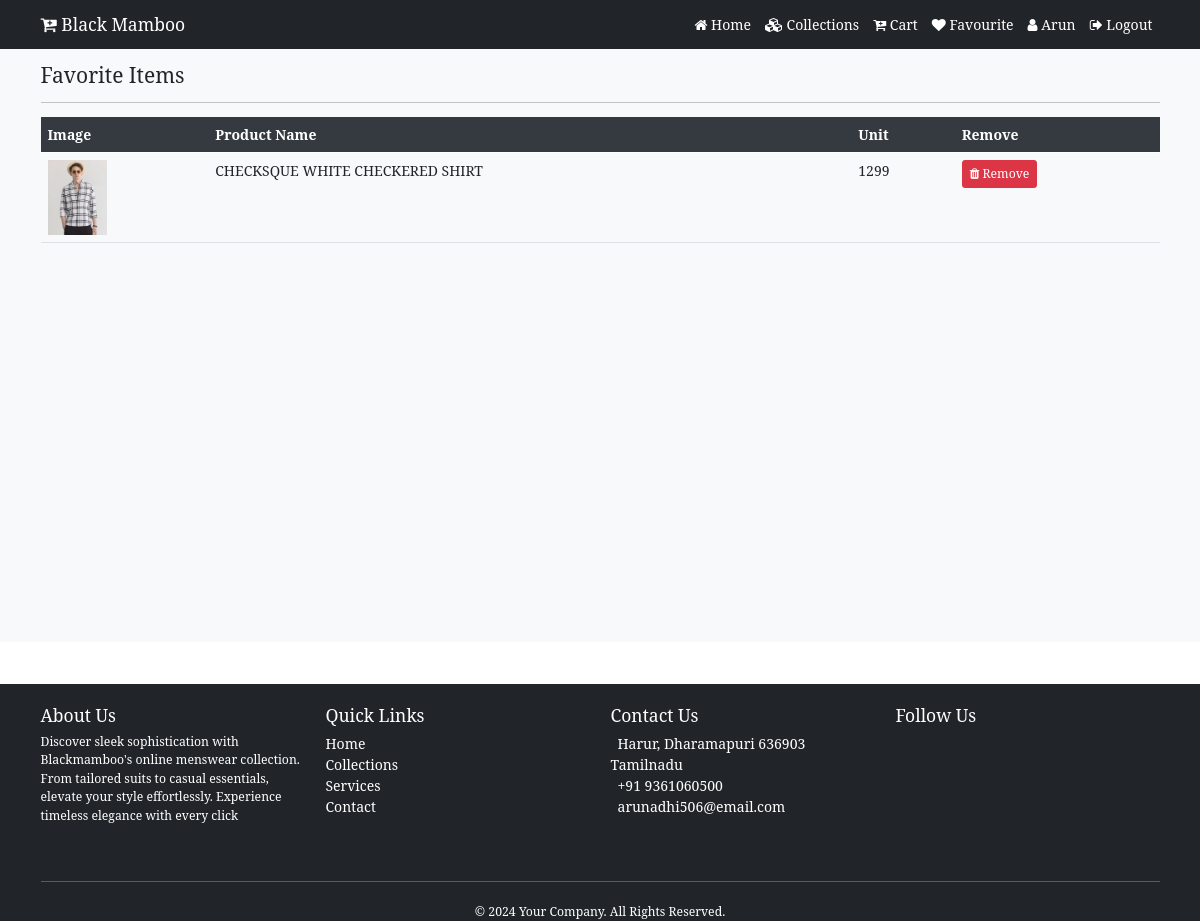
/favviewpage (signed in), run on the app's committed database.
### my_application/models.py (models this page shows, shortened)
class Favourite(models.Model):
	user=models.ForeignKey(User,on_delete=models.CASCADE)
	product=models.ForeignKey(Products,on_delete=models.CASCADE)
	created_at=models.DateTimeField(auto_now_add=True)

class Products(models.Model):
  category=models.ForeignKey(Catagory,on_delete=models.CASCADE)
  name=models.CharField(max_length=150,null=False,blank=False)
  vendor=models.CharField(max_length=150,null=False,blank=False)
  product_image=models.ImageField(upload_to=getFileName,null=True,blank=True)
  quantity=models.IntegerField(null=False,blank=False)
  original_price=models.FloatField(null=False,blank=False)
  selling_price=models.FloatField(null=False,blank=False)
  description=models.TextField(max_length=500,null=False,blank=False)
  status=models.BooleanField(default=False,help_text="0-show,1-Hidden")
  trending=models.BooleanField(default=False,help_text="0-default,1-Trending")
  created_at=models.DateTimeField(auto_now_add=True)

### my_application/views.py (the view)
# urls.py: path('favviewpage',views.favviewpage,name="favviewpage"),
def favviewpage(request):
  if request.user.is_authenticated:
    fav=Favourite.objects.filter(user=request.user)
    return render(request,"shop/fav.html",{"fav":fav})
  else:
    return redirect("/")

### templates/shop/fav.html (shortened to what this page needs)
{% extends 'shop/laylot/main.html' %}
{% block content %}
  <section class="bg-light py-4 my-5" style="min-height:600px;">
    <div class="container">
      <div class="row">
        <div class="col-12">
          <h4 class="mb-3">Favorite Items</h4>
          <hr style="border-color:#b8bfc2;">
        </div>
        {% if fav %}
        <div class="table-responsive">
          <table class="table table-hover">
            <thead class="thead-dark">
              <tr>
                <th scope="col">Image</th>
                <th scope="col">Product Name</th>
                <th scope="col">Unit</th>
                <th scope="col">Remove</th>
              </tr>
            </thead>
            <tbody>
              {% for item in fav %}
              <tr>
                <td><img src="{{item.product.product_image.url}}" height="75px" alt="{{item.product.name}}"></td>
                <td>{{item.product.name}}</td>
                <td>{{item.product.selling_price | stringformat:'d'}}</td>
                <td><a href="{% url 'remove_fav' item.id %}" onclick="return confirm('Are you sure you want to remove this item?')" class="btn btn-danger btn-sm"><i class="fa fa-trash"></i> Remove</a></td>
              </tr>
              {% endfor %}
            </tbody>
          </table>
        </div>
        {% else %}
        <div class="col-12">
          <p class="text-center">You have no favorite items. <a href="{% url 'shop_home' %}">Continue Shopping</a></p>
        </div>
        {% endif %}
      </div>
    </div>
  </section>
{% endblock content %}

### templates/shop/ins/nav.html (shortened to what this page needs)
<html lang="en">
<head>
</head>
<body>
  <nav class="navbar navbar-expand-lg navbar-dark bg-dark  fixed-top ">
    <div class="container">
      <a class="navbar-brand" href="{% url 'home' %}"><i class="fa fa-cart-plus"></i> Black Mamboo</a>
      <div class="collapse navbar-collapse" id="navbarNavAltMarkup">
        <div class="navbar-nav ms-auto">
          <a class="nav-link text-white " aria-current="page" href="{% url 'home' %}"><i class="fa fa-home"></i> Home</a>
          <a class="nav-link text-white" href="{% url 'collections' %}"><i class="fa fa-cubes"></i> Collections</a>
          <a class="nav-link text-white" href="{% url 'cart' %}"><i class="fa fa-cart-plus"></i> Cart</a>
          <a class="nav-link text-white" href="{% url 'favviewpage' %}"><i class="fa fa-heart"></i> Favourite</a>
        {% if request.user.is_authenticated %}
          <a class="nav-link text-white" aria-current="page" href="#"><i class="fa fa-user"></i> {{request.user}}</a>
          <a class="nav-link text-white" aria-current="page" href="{% url 'logout' %}"><i class="fa fa-sign-out"></i> Logout</a>
        {% else %}
          <a class="nav-link text-white" href="{% url 'login' %}"><i class="fa fa-sign-in"></i> Login</a>
          <a class="nav-link text-white" href="{% url 'register' %}"><i class="fa fa-users"></i> Register</a>
        {% endif %}
        </div>
      </div>
    </div>
  </nav>
</body>
</html>

### static/css/style.css (style rules this page uses)
html { font-size: 14px; }
body { font-family:'NOTO SERIF'; }
a { text-decoration: none; }

### templates/shop/fav.html (style rules this page uses)
.table thead th { background-color: #343a40; color: #fff; }
.btn-danger { background-color: #dc3545; border-color: #dc3545; }
.table-responsive { overflow-x: auto; }
.table { margin-bottom: 0; }

### data on the page
Favourite: product.product_image (picture), product.name "CHECKSQUE WHITE CHECKERED SHIRT", product.selling_price "1299"

### other printed values
{{ request.user }} "Arun"
